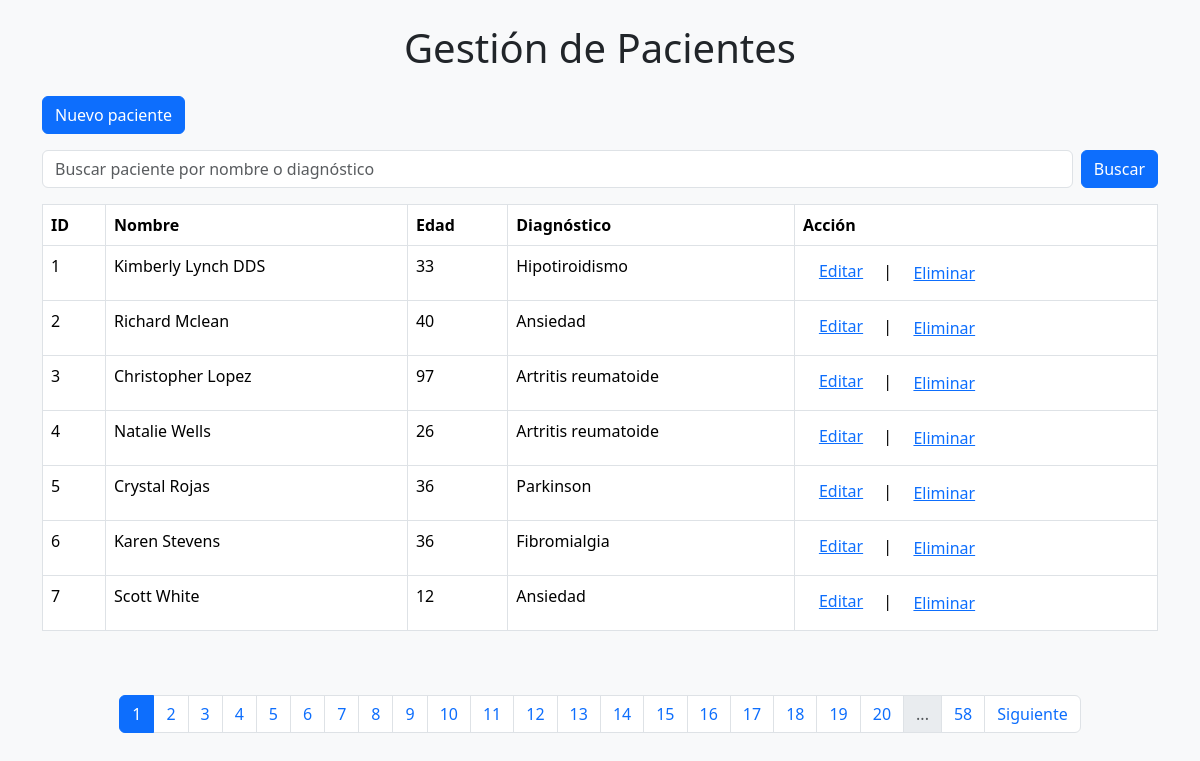
Page / (signed in) on the committed database.
### tables this page shows
CREATE TABLE Pacientes (
            id INTEGER PRIMARY KEY AUTOINCREMENT,
            nombre TEXT NOT NULL,
            edad INTEGER NOT NULL,
            diagnostico TEXT NOT NULL
        );

### app.py (the view)
@app.route('/')
def index():
    filtro = request.args.get('filtro', '')
    pagina = int(request.args.get('pagina', 1))
    por_pagina = 7
    pacientes, total = db.obtener_pacientes(filtro=filtro, pagina=pagina, por_pagina=por_pagina)
    total_paginas = (total + por_pagina - 1) // por_pagina
    return render_template('index.html', pacientes=pacientes,
                           filtro=filtro,
                           pagina=pagina,
                           total_paginas=total_paginas)

### app.py (called while the page is built)
@app.before_request
def requerir_login():
    rutas_libres = ['login', 'registro', 'static'] # Rutas que no requieren autenticación
    if request.endpoint not in rutas_libres and 'usuario' not in session:
        flash('Debes iniciar sesión para acceder a esta página.')
        return redirect(url_for('login'))

### templates/index.html (shortened to what this page needs)
{% extends "base.html" %}
{% block content %}
<a href="{{url_for('nuevo_paciente')}}" class="btn btn-primary mb-3">Nuevo paciente</a>
 <form action="{{ url_for('index') }}" method="get" class="mb-3 d-flex">
        <input type="text" name="filtro" class="form-control me-2" placeholder="Buscar paciente por nombre o diagnóstico" value="{{ filtro}}">
        <button type="submit" class="btn btn-primary">Buscar</button>
</form>
<table class="table table-bordered">
    <thead>
        <tr>
            <th>ID</th>
            <th>Nombre</th>
            <th>Edad</th>
            <th>Diagnóstico</th>
            <th>Acción</th>
        </tr>
    </thead>
    <tbody>
        {% if pacientes %}
        {% for paciente in pacientes %}
        <tr>
            <td>{{ paciente[0] }}</td>
            <td>{{ paciente[1] }}</td>
            <td>{{ paciente[2] }}</td>
            <td>{{ paciente[3] }}</td>
            <td><a href="{{ url_for('editar_paciente', id=paciente[0]) }}" class="m-3">Editar</a>&nbsp;|&nbsp;
                <form action="{{ url_for('eliminar_paciente', id=paciente[0]) }}" method="post" style="display:inline;"
                    onsubmit="return confirm('¿Estás seguro de que deseas eliminar este paciente?');">
                    <button type="submit" class="btn btn-link">Eliminar</button>
                </form>
            </td>
        </tr>
        {% endfor %}
        {% else %}
        <tr>
            <td colspan="3">No hay pacientes disponibles.</td>
        </tr>
        {% endif %}
    </tbody>
</table>
<br><br>
<div class="d-flex justify-content-center">
    <nav aria-label="Paginación">
        <ul class="pagination justify-content-center">
            {% set max_paginas_mostrar = 20 %}
            {% set mitad_rango = max_paginas_mostrar // 2 %}
            {% set inicio = pagina - mitad_rango if pagina - mitad_rango > 1 else 1 %}
            {% set fin = inicio + max_paginas_mostrar - 1 %}
            {% if fin > total_paginas%}
                {% set fin = total_paginas %}
                {%set inicio = fin - max_paginas_mostrar + 1 if fin - max_paginas_mostrar + 1 > 1 else 1 %}
            {% endif %}
            {% for p in range(inicio, fin + 1) %}
            <li class="page-item {% if p == pagina %}active{% endif %}"><a class="page-link" href="{{ url_for('index', pagina=p, filtro=filtro) }}">{{ p }}</a>
            </li>
            {% endfor %}
            {% if fin < total_paginas %}
            <li class = "page-item disabled"><span class="page-link">...</span></li>
            <li class = "page-item">
                <a class = "page-link" href="{{url_for('index', pagina=total_paginas, buscar=buscar, filtro=filtro) }}">{{ total_paginas }}</a>
            </li>
            {% endif %}
            {% if pagina < total_paginas %}
            <li class="page-item"><a class="page-link" href="{{ url_for('index', pagina=pagina+1, filtro=filtro) }}">Siguiente</a>
            </li>
            {% endif %}
        </ul>
    </nav>
</div>
{% endblock %}

### templates/base.html (shortened to what this page needs)
<!DOCTYPE html>
<html lang="es">
<head>
    <link href="https://cdn.jsdelivr.net/npm/bootstrap@5.3.5/dist/css/bootstrap.min.css" rel="stylesheet">
</head>
<body class="bg-light">
    <div class="container mt-4">
        <h1 class="mb-4 text-center">Gestión de Pacientes</h1>
        {% block content %}
        {% endblock %}
    </div>
</body>
</html>

### rows in the picture
Pacientes: id "1", nombre "Kimberly Lynch DDS", edad "33", diagnostico "Hipotiroidismo"
Pacientes: id "2", nombre "Richard Mclean", edad "40", diagnostico "Ansiedad"
Pacientes: id "3", nombre "Christopher Lopez", edad "97", diagnostico "Artritis reumatoide"
Pacientes: id "4", nombre "Natalie Wells", edad "26", diagnostico "Artritis reumatoide"
Pacientes: id "5", nombre "Crystal Rojas", edad "36", diagnostico "Parkinson"
Pacientes: id "6", nombre "Karen Stevens", edad "36", diagnostico "Fibromialgia"
Pacientes: id "7", nombre "Scott White", edad "12", diagnostico "Ansiedad"

### other values in the picture
{{ p }} "1" "2" "3" "4" "5" "6" "7" "8" "9" "10" "11" "12" "13" "14" "15" "16" "17" "18" "19" "20"
{{ total_paginas }} "58"
